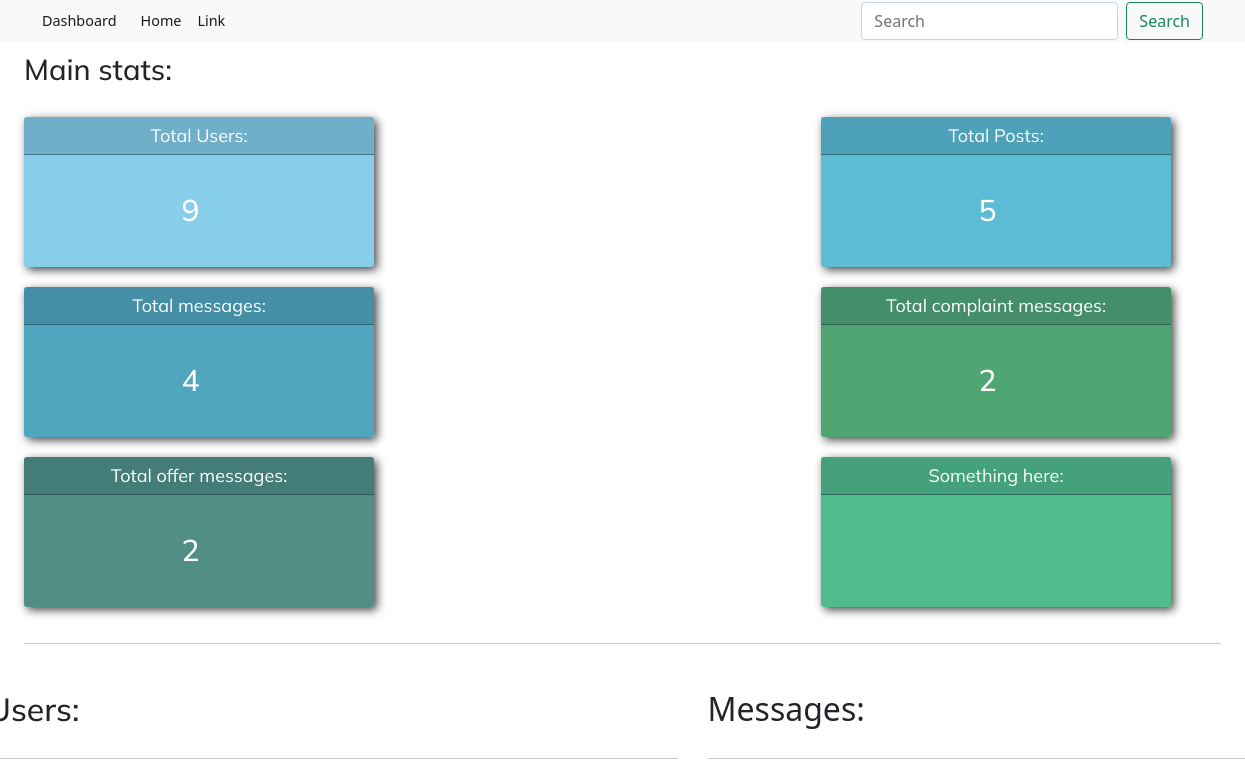
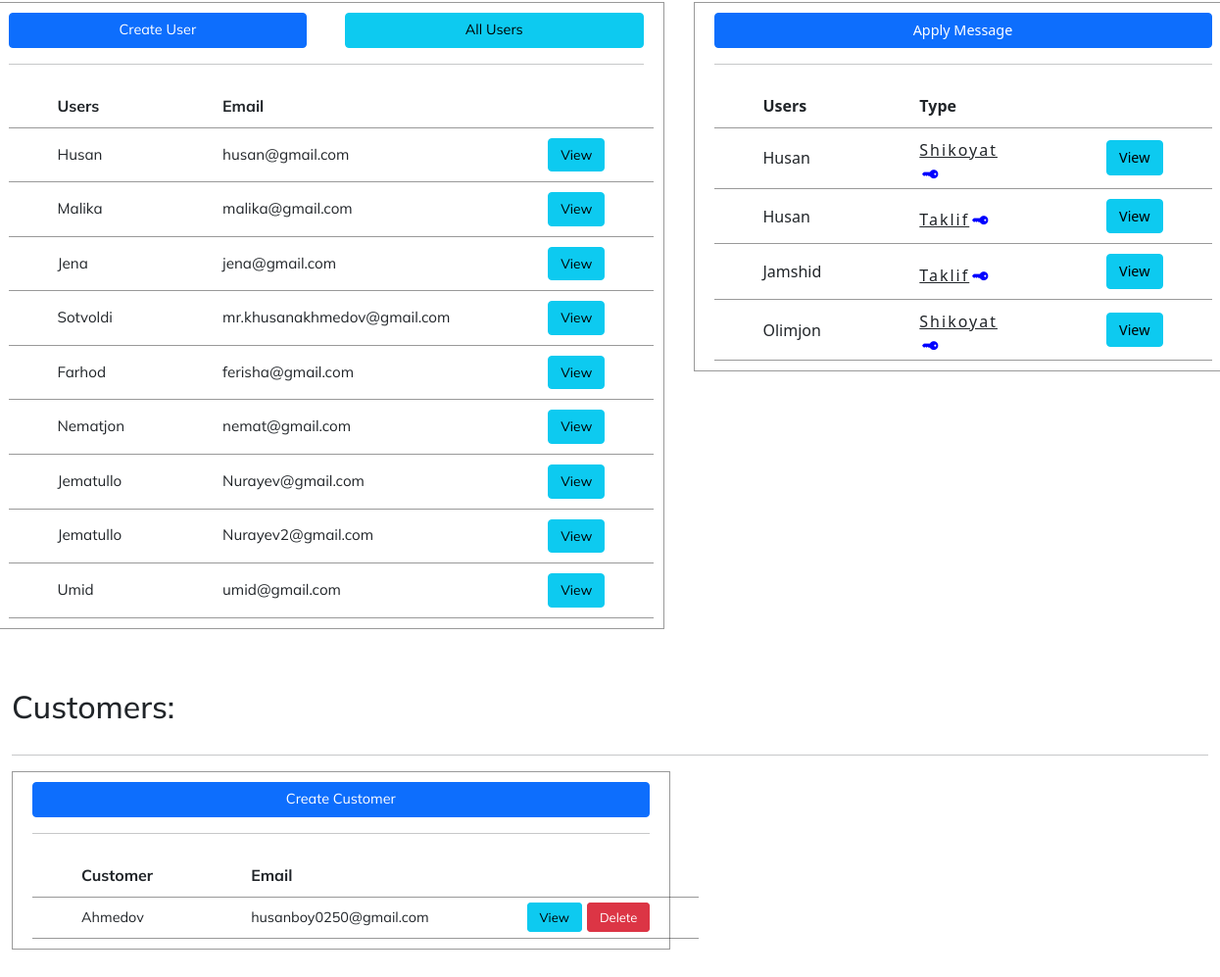
The page /dashboard/ on the database as committed earlier (2 pictures, top to bottom).
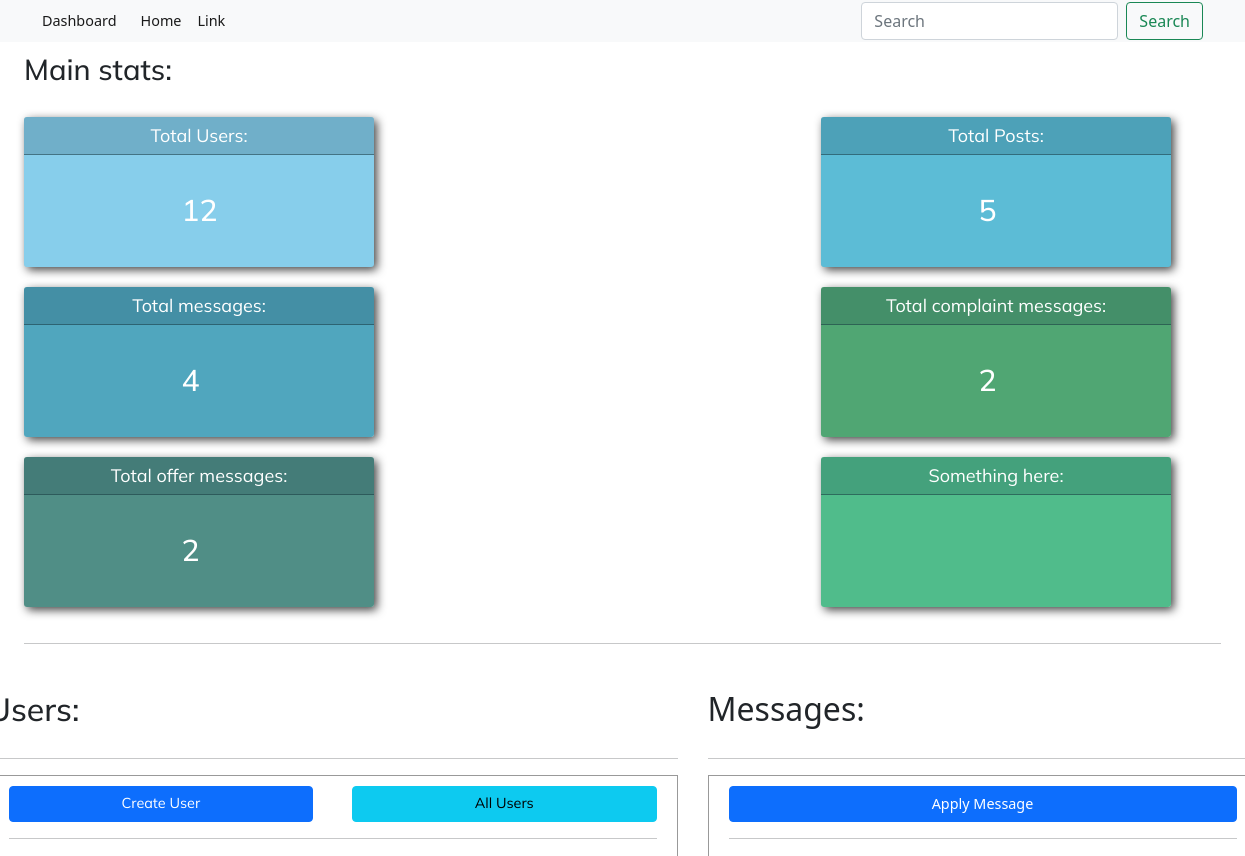
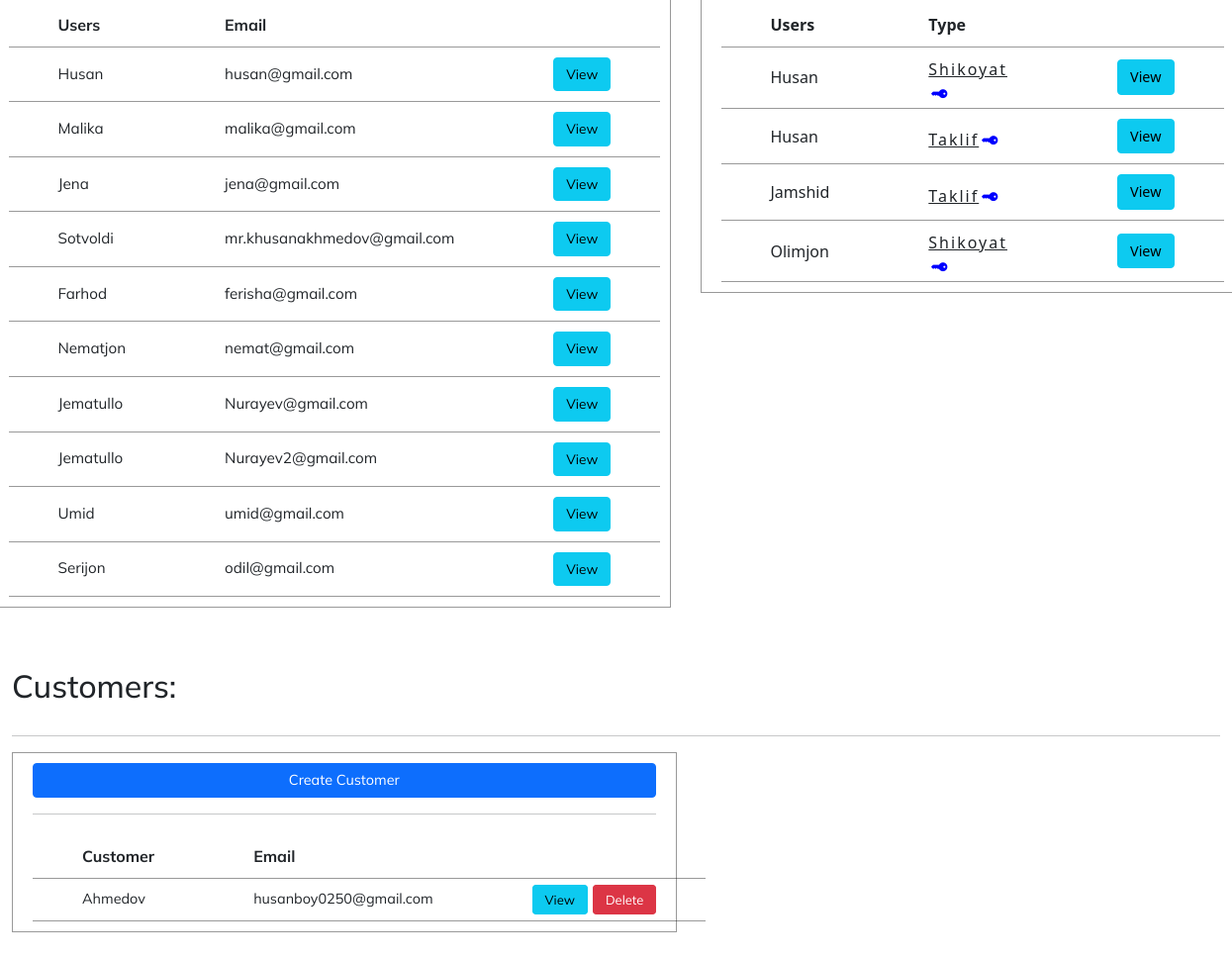
The same page on the database as committed later (2 pictures, top to bottom).
### apps/portfolio/models.py (models this page shows, shortened)
class User(AbstractUser):
    is_organiser = models.BooleanField(default=False)
    is_agent = models.BooleanField(default=False)
    username = None
    email = models.EmailField(unique=True)
    USERNAME_FIELD = 'email'
    REQUIRED_FIELDS = []

class Contact(models.Model):
    class Meta:
        verbose_name = "Contact"
        verbose_name_plural = "Contact Us"
    TAKLIF = "TK"
    SHIKOYAT = "SK"
    CONTACT_CHOICES = [
        (TAKLIF, "Taklif"),
        (SHIKOYAT, "Shikoyat")
    ]
    your_name = models.CharField(max_length=100)
    email = models.EmailField()
    message = models.TextField(max_length=600)
    category = models.ForeignKey(Contact_category, null=True, default=None, on_delete=models.CASCADE, related_name="category_contact")
    contact_choices = models.CharField(max_length=2, choices=CONTACT_CHOICES, default=TAKLIF)

class Contact_category(models.Model):
    class Meta:
        verbose_name = "Contact Category"
        verbose_name_plural = "Category Contact"
    name = models.CharField(max_length=70)
    def __str__(self):
        return self.name

### apps/dashboard/views.py (the view)
# urls.py: path("", views.dashboard, name='dashboard_home'),
def dashboard(request):
    users = Users.objects.count()
    posts = Post.objects.count()
    contact = Contact.objects.count()
    contact_objects = Contact.objects.all()
    all_users = Users.objects.all().order_by('id')[:10]
    complaints = Contact.objects.filter(category__name='Shikoyat').count()
    offers = Contact.objects.filter(category__name='Taklif').count()
    context = {
        "users": users,
        "posts": posts,
        "contact": contact,
        "all_users": all_users,
        "contact_objects": contact_objects,
        "complaints": complaints,
        "offers": offers
    }
    return render(request, 'dashboard/pages/dashboard.html', context)

### templates/dashboard/pages/dashboard.html (shortened to what this page needs)
{% extends 'dashboard/pages/base.html' %}
{% load static %}
{% block content %}
<link rel="stylesheet" href="https://cdnjs.cloudflare.com/ajax/libs/font-awesome/6.1.2/css/all.min.css" />
<link rel="stylesheet" href="{% static 'css/dashboard.css' %}">
<div class="container">
    <div class="heading">
        <h1>Main stats:</h1>
    </div>
    <div class="main-stats">
        <div class="stats">
            <p>Total Users:</p>
            <h1>{{ users }}</h1>
        </div>
        <div class="stats">
            <p>Total Posts:</p>
            <h1>{{ posts }}</h1>
        </div>
        <div class="stats">
            <p>Total messages:</p>
            <h1>{{ contact }}</h1>
        </div>
        <div class="stats">
            <p>Total complaint messages:</p>
            <h1>{{ complaints }}</h1>
        </div>
        <div class="stats">
            <p>Total offer messages:</p>
            <h1>{{ offers }}</h1>
        </div>
        <div class="stats">
            <p>Something here:</p>
        </div>
    </div>
    <hr>
</div>
<section class="first_line">
    <section class="users">
        <h2>Users:</h2>
        <hr>
        <div class="users_section">
            <div class="users_link">
                <a class="btn btn-primary" href="{% url 'dashboard:create_user' %}">Create User</a>
                <a class="btn btn-info" href="{% url 'dashboard:create_user' %}">All Users</a>
            </div>
            <table>
                <tr class="bordered">
                    <th>Users</th>
                    <th>Email</th>
                    <th></th>
                    <hr>
                </tr>
                {% for all in all_users %}
                <tr>
                    <td>{{ all.first_name }}</td>
                    <td>{{ all.email }}</td>
                    <td><a class="btn btn-info" href="#">View</a></td>
                </tr>
                {% endfor %}
            </table>
        </div>
    </section>
    <section class="messages">
        <h2>Messages:</h2>
        <hr>
        <div class="messages_section">
            <a class="btn btn-primary" href="#">Apply Message</a>
            <table>
                <tr class="bordered">
                    <th>Users</th>
                    <th>Type</th>
                    <th></th>
                    <hr>
                </tr>
                {% for y in contact_objects %}
                <tr class="contact_objects">
                    <td>{{ y.your_name }}</td>
                    <td class="category_contact">{{ y.category }}<i class="fa-solid fa-key"></i></td>
                    <td><a class="btn btn-info" href="#">View</a></td>
                </tr>
                {% endfor %}
            </table>
        </div>
    </section>
</section>
<section class="customers">
    <h2>Customers:</h2>
    <hr>
    <div class="customers_section">
        <a class="btn btn-primary" href="#">Create Customer</a>
        <table>
            <tr class="bordered">
                <th>Customer</th>
                <th>Email</th>
                <th></th>
                <hr>
            </tr>
            <tr>
                <td>Ahmedov</td>
                <td>husanboy0250@gmail.com</td>
                <td><a style="display: inline; margin-right: 5px;" class="btn btn-info" href="#">View</a><a style="display: inline;" class="btn btn-danger" href="#">Delete</a></td>
            </tr>
        </table>
    </div>
</section>
{% endblock content %}

Rows that differ between the two databases and show on the page:
added User: first_name "Serijon", email "odil@gmail.com"
Other text that changed with them:
{{ users }}: "9" → "12"
